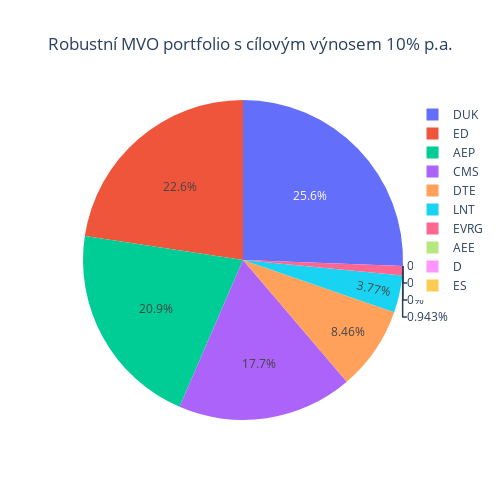

Here is the notebook cell this chart was saved with:
### Code cell
weightsLWCorrelationTarget = MVOTargetReturn(prices = prices, target_return = 0.1, cov_matrix_method = "ledoit_cc")
weightsPlot(weightsLWCorrelationTarget, title = "Robustní MVO portfolio s cílovým výnosem 10% p.a.")

### Figure 1 — Plotly figure (JSON) as saved in the notebook; plotly's stock layout.template omitted (floating-point values rounded to 4 significant figures)
{"data": [{"labels": ["AEE", "AEP", "CMS", "D", "DTE", "DUK", "ED", "ES", "EVRG", "LNT"], "type": "pie", "values": [0, 0.2091, 0.1773, 0, 0.08457, 0.2559, 0.226, 0, 0.009428, 0.03772]}], "layout": {"height": 500, "title": {"text": "Robustní MVO portfolio s cílovým výnosem 10% p.a.", "x": 0.5}, "width": 500}}
